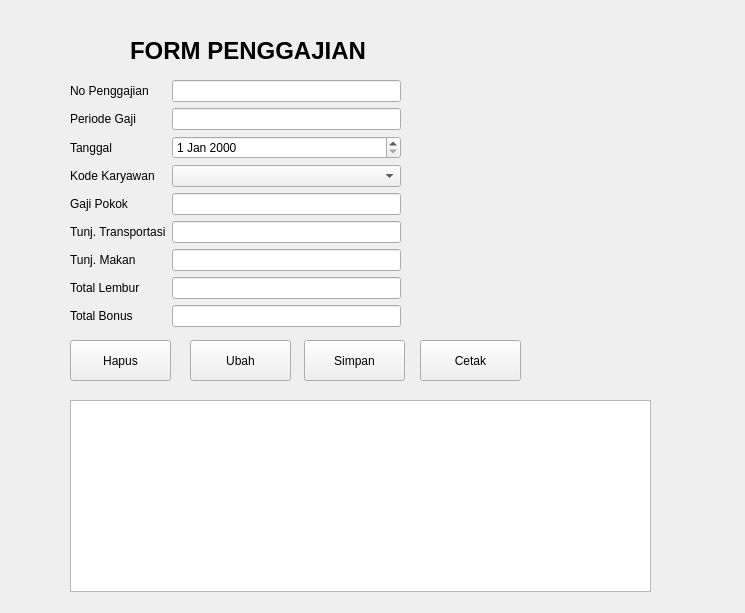
<?xml version="1.0" encoding="UTF-8"?>
<ui version="4.0">
 <class>Form</class>
 <widget class="QWidget" name="Form">
  <property name="geometry">
   <rect>
    <x>0</x>
    <y>0</y>
    <width>745</width>
    <height>613</height>
   </rect>
  </property>
  <property name="windowTitle">
   <string>Form</string>
  </property>
  <widget class="QLabel" name="label">
   <property name="geometry">
    <rect>
     <x>130</x>
     <y>30</y>
     <width>241</width>
     <height>41</height>
    </rect>
   </property>
   <property name="font">
    <font>
     <pointsize>18</pointsize>
     <bold>true</bold>
    </font>
   </property>
   <property name="text">
    <string>FORM PENGGAJIAN</string>
   </property>
  </widget>
  <widget class="QWidget" name="formLayoutWidget">
   <property name="geometry">
    <rect>
     <x>70</x>
     <y>80</y>
     <width>331</width>
     <height>251</height>
    </rect>
   </property>
   <layout class="QFormLayout" name="formLayout">
    <item row="0" column="0">
     <widget class="QLabel" name="noPenggajianLabel">
      <property name="text">
       <string>No Penggajian</string>
      </property>
     </widget>
    </item>
    <item row="0" column="1">
     <widget class="QLineEdit" name="noPenggajianLineEdit"/>
    </item>
    <item row="1" column="0">
     <widget class="QLabel" name="periodeGajiLabel">
      <property name="text">
       <string>Periode Gaji</string>
      </property>
     </widget>
    </item>
    <item row="1" column="1">
     <widget class="QLineEdit" name="periodeGajiLineEdit"/>
    </item>
    <item row="2" column="0">
     <widget class="QLabel" name="tanggalLabel">
      <property name="text">
       <string>Tanggal</string>
      </property>
     </widget>
    </item>
    <item row="2" column="1">
     <widget class="QDateEdit" name="tanggalDateEdit"/>
    </item>
    <item row="3" column="0">
     <widget class="QLabel" name="kodeKaryawanLabel">
      <property name="text">
       <string>Kode Karyawan</string>
      </property>
     </widget>
    </item>
    <item row="3" column="1">
     <widget class="QComboBox" name="kodeKaryawanComboBox"/>
    </item>
    <item row="4" column="0">
     <widget class="QLabel" name="gajiPokokLabel">
      <property name="text">
       <string>Gaji Pokok</string>
      </property>
     </widget>
    </item>
    <item row="4" column="1">
     <widget class="QLineEdit" name="gajiPokokLineEdit"/>
    </item>
    <item row="5" column="0">
     <widget class="QLabel" name="tunjTransportasiLabel">
      <property name="text">
       <string>Tunj. Transportasi</string>
      </property>
     </widget>
    </item>
    <item row="5" column="1">
     <widget class="QLineEdit" name="tunjTransportasiLineEdit"/>
    </item>
    <item row="6" column="0">
     <widget class="QLabel" name="tunjMakanLabel">
      <property name="text">
       <string>Tunj. Makan</string>
      </property>
     </widget>
    </item>
    <item row="6" column="1">
     <widget class="QLineEdit" name="tunjMakanLineEdit"/>
    </item>
    <item row="7" column="0">
     <widget class="QLabel" name="totalLemburLabel">
      <property name="text">
       <string>Total Lembur</string>
      </property>
     </widget>
    </item>
    <item row="7" column="1">
     <widget class="QLineEdit" name="totalLemburLineEdit"/>
    </item>
    <item row="8" column="0">
     <widget class="QLabel" name="totalBonusLabel">
      <property name="text">
       <string>Total Bonus</string>
      </property>
     </widget>
    </item>
    <item row="8" column="1">
     <widget class="QLineEdit" name="totalBonusLineEdit"/>
    </item>
   </layout>
  </widget>
  <widget class="QPushButton" name="btnSimpan">
   <property name="geometry">
    <rect>
     <x>304</x>
     <y>340</y>
     <width>101</width>
     <height>41</height>
    </rect>
   </property>
   <property name="text">
    <string>Simpan</string>
   </property>
  </widget>
  <widget class="QPushButton" name="btnUbah">
   <property name="geometry">
    <rect>
     <x>190</x>
     <y>340</y>
     <width>101</width>
     <height>41</height>
    </rect>
   </property>
   <property name="text">
    <string>Ubah</string>
   </property>
  </widget>
  <widget class="QPushButton" name="btnHapus">
   <property name="geometry">
    <rect>
     <x>70</x>
     <y>340</y>
     <width>101</width>
     <height>41</height>
    </rect>
   </property>
   <property name="text">
    <string>Hapus</string>
   </property>
  </widget>
  <widget class="QTableView" name="tablePenggajian">
   <property name="geometry">
    <rect>
     <x>70</x>
     <y>400</y>
     <width>581</width>
     <height>192</height>
    </rect>
   </property>
  </widget>
  <widget class="QPushButton" name="btnCetak">
   <property name="geometry">
    <rect>
     <x>420</x>
     <y>340</y>
     <width>101</width>
     <height>41</height>
    </rect>
   </property>
   <property name="text">
    <string>Cetak</string>
   </property>
  </widget>
 </widget>
 <resources/>
 <connections/>
</ui>
